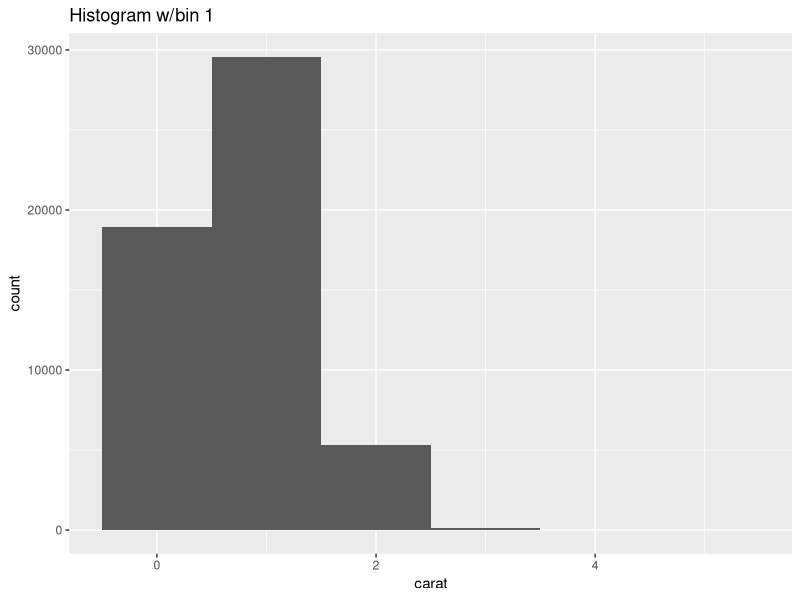
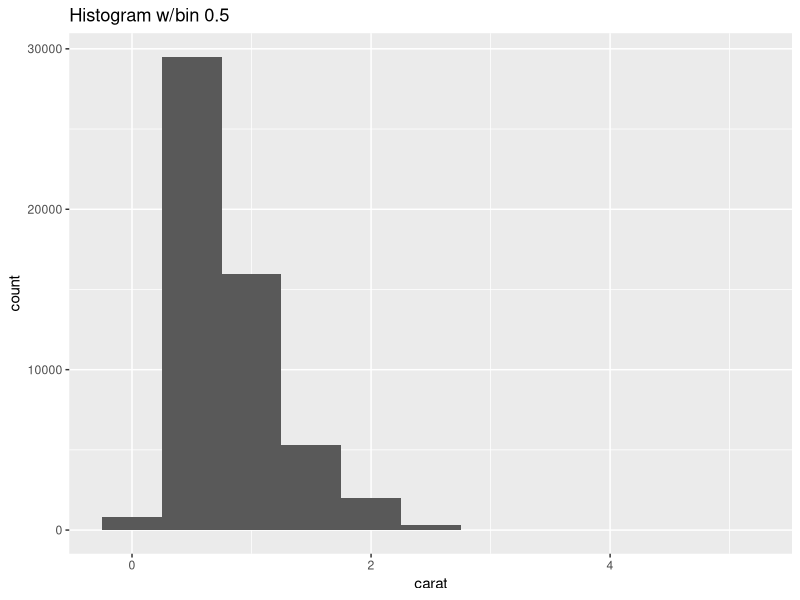
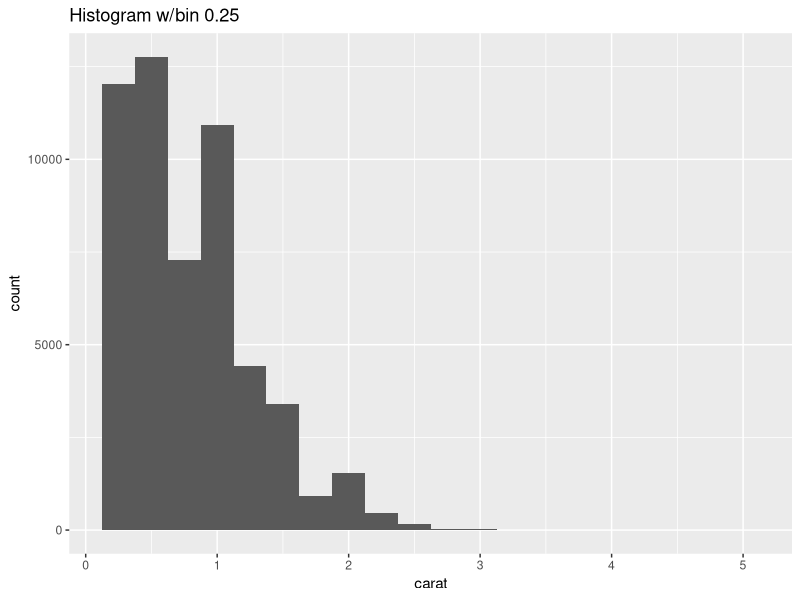
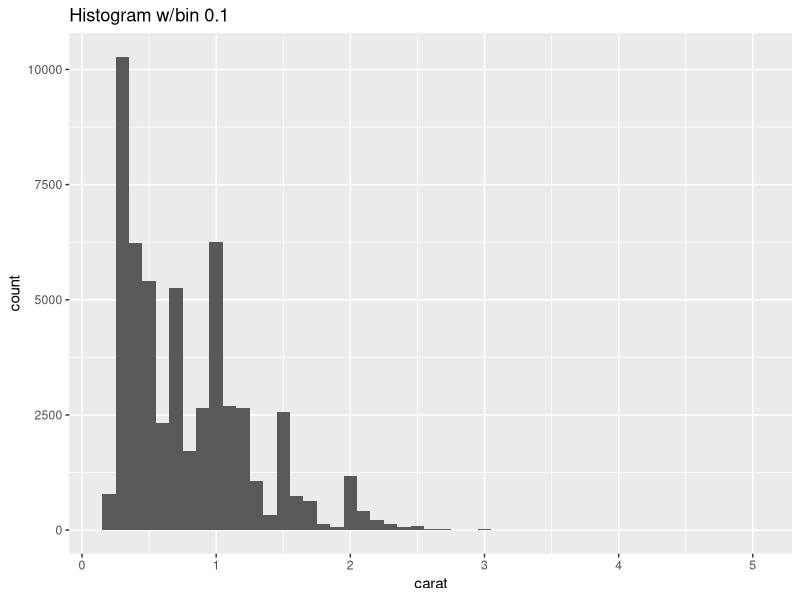
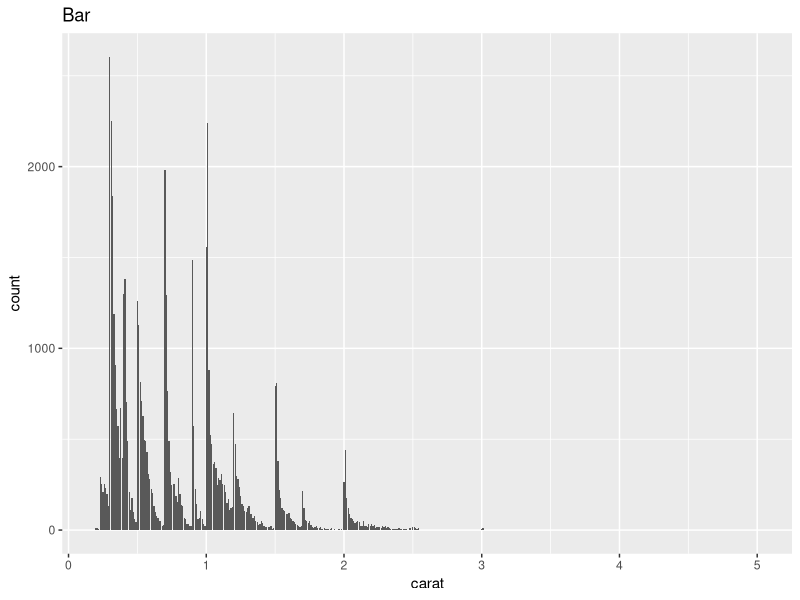
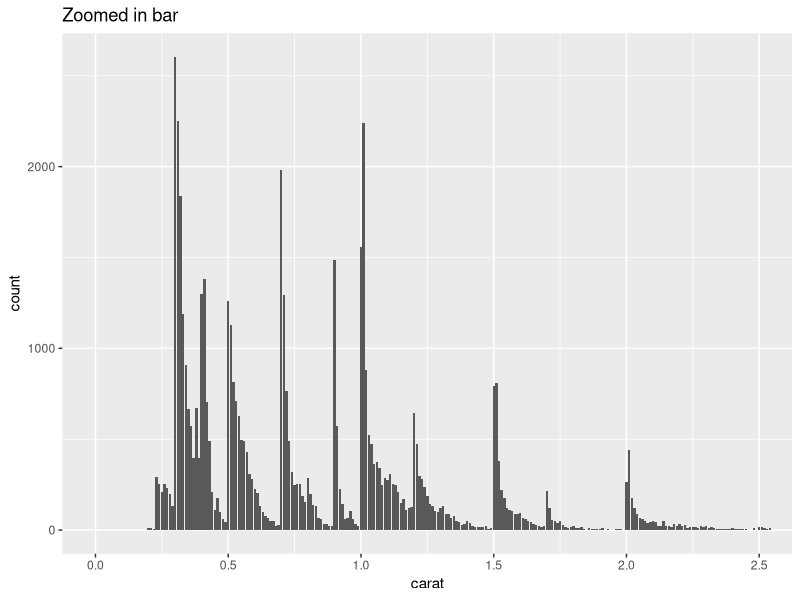
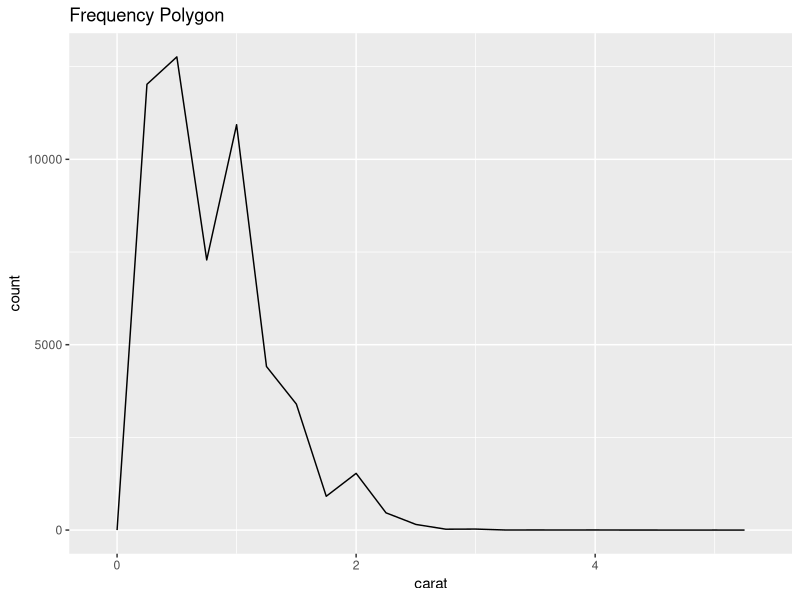
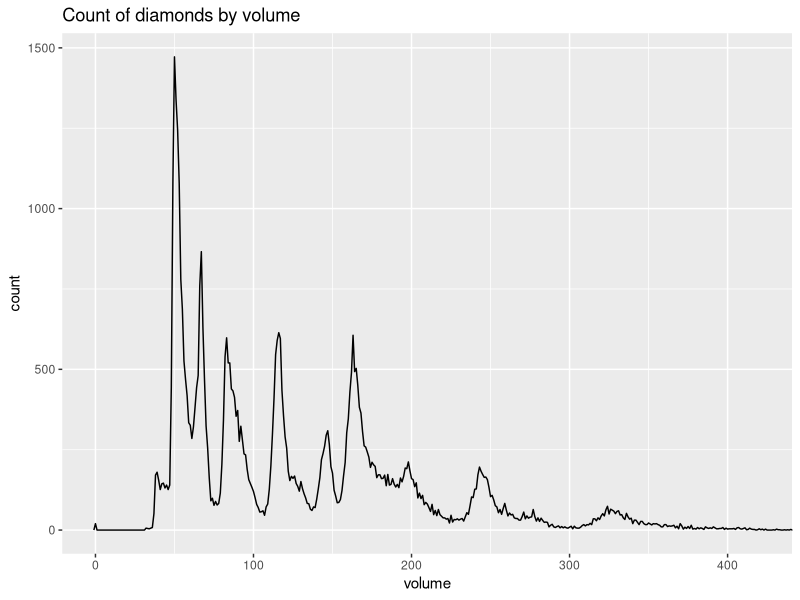

Recreate these plots in R, in order.
## ---- chunk 1
knitr::opts_chunk$set(echo = TRUE)
## ---- chunk 2
library(tidyverse)
library(dplyr)
attach(diamonds)
## ---- chunk 3
str(diamonds)
?diamonds
## ---- chunk 4
ggplot(diamonds) + 
  geom_histogram(aes(x = carat), binwidth = 1) +
  ggtitle("Histogram w/bin 1")

ggplot(diamonds) + 
  geom_histogram(aes(x = carat), binwidth = 0.5) +
  ggtitle("Histogram w/bin 0.5")

ggplot(diamonds) + 
  geom_histogram(aes(x = carat), binwidth = 0.25) +
  ggtitle("Histogram w/bin 0.25")

ggplot(diamonds) + 
  geom_histogram(aes(x = carat), binwidth = 0.1) +
  ggtitle("Histogram w/bin 0.1")

ggplot(diamonds) + 
  geom_bar(aes(x = carat)) +
  ggtitle("Bar")

# same as the previous bar graph, just cut off to see the data better
ggplot(diamonds) + 
  geom_bar(aes(x = carat)) +
  coord_cartesian(xlim = c(0, 2.5)) +
  ggtitle("Zoomed in bar")

ggplot(diamonds) + 
  geom_freqpoly(aes(x = carat), binwidth = .25) +
  ggtitle("Frequency Polygon")


# Looking at the volume of diamonds, cuts off at 420 cm^3 since the graph isn't
# that interesting beyond that
diamonds %>% mutate(volume = (x * y * z)) %>% 
  ggplot() + 
  geom_freqpoly(aes(x = volume), binwidth = 1) +
  coord_cartesian(xlim = c(0, 420)) +
  ggtitle("Count of diamonds by volume")
## ---- chunk 5
ggplot(diamonds) + 
  geom_bar(aes(x = cut, fill = clarity), position = "dodge") +
  ggtitle("Count of Clarity based off Count")

ggplot(diamonds) + 
  geom_histogram(aes(x = carat, fill = cut), position = "dodge", binwidth = 0.25) +
  coord_cartesian(xlim = c(0, 2.5)) +
  ggtitle("Count of Cut based off Carat")

ggplot(diamonds) + 
  geom_histogram(aes(x = carat, fill = clarity), position = "dodge", binwidth = 0.25) +
  coord_cartesian(xlim = c(0, 2.5)) +
  ggtitle("Count of Clarity based off Carat")

ggplot(diamonds) + 
  geom_hex(aes(x = clarity, y = carat, fill = cut))

ggplot(diamonds) +
  geom_boxplot(aes(y = carat, x = clarity)) + facet_grid(~cut) +
  ggtitle("Boxplot view carat by clarity seperated by cut")

# same as above, just flipped
ggplot(diamonds) +
  geom_boxplot(aes(x = carat, y = clarity)) + facet_grid(~cut) +
  ggtitle("Boxplot view carat by clarity seperated by cut")

# might use
#diamonds %>%
#  group_by(cut) %>%
#  summarize(avg_carat = mean(carat, na.rm = TRUE))
  
## ---- chunk 6
ggplot(diamonds) +
  geom_smooth(aes(x = x, y = y)) +
  ggtitle("x vs y")

ggplot(diamonds) +
  geom_smooth(aes(x = x, y = z)) +
  ggtitle("x vs z")

ggplot(diamonds) +
  geom_smooth(aes(x = z, y = y)) +
  ggtitle("z vs y")
## ---- chunk 7
ggplot(diamonds) +
  geom_point(aes(y = price, x = carat, color = cut))

ggplot(diamonds) +
  geom_histogram(aes(y = price), binwidth = 1) +
  ggtitle("binwidth = 1")

ggplot(diamonds) +
  geom_histogram(aes(y = price), binwidth = 50) +
  ggtitle("binwidth = 50")

ggplot(diamonds) +
  geom_histogram(aes(y = price), binwidth = 100) +
  ggtitle("binwidth = 100")

ggplot(diamonds) +
  geom_histogram(aes(y = price), binwidth = 250) +
  ggtitle("binwidth = 250")

ggplot(diamonds) +
  geom_histogram(aes(y = price), binwidth = 250) +
  ggtitle("binwidth = 250, zoomed") +
  coord_cartesian(ylim = c(0, 2500))

ggplot(diamonds) +
  geom_histogram(aes(y = price), binwidth = 500) +
  ggtitle("binwidth = 500")

ggplot(diamonds) +
  geom_histogram(aes(y = price), binwidth = 1000) +
  ggtitle("binwidth = 1000")
## ---- chunk 8
diamonds %>% filter(carat == 0.99 | carat == 1) %>% group_by(carat) %>% summarize(num = n())

diamonds %>%
  filter(carat == 0.99 | carat == 1) %>%
  group_by(carat) %>%
  summarize(count = n()) %>%
  ggplot() + geom_col(aes(x = carat, y = count))

## ---- chunk 9
# added fill just to make it pretty
ggplot(diamonds) +
  geom_violin(aes(x = carat, y = cut, fill = cut))

ggplot(diamonds) + 
  geom_histogram(aes(x = carat, fill = cut), binwidth = 0.25) +
  facet_grid(~cut)

ggplot(diamonds) +
  geom_freqpoly(aes(x = carat, color = cut), binwidth = 0.25)
## ---- chunk 10
ggplot(diamonds) +
  geom_point(aes(x = carat, y = price)) +
  geom_smooth(aes(x = carat, y = price), se = FALSE, color = "red")

ggplot(diamonds) +
  geom_point(aes(x = carat, y = price, color = cut)) +
  geom_smooth(aes(x = carat, y = price), se = FALSE)
## ---- chunk 11
ggplot(diamonds) +
  geom_point(aes(x = carat, y = price, color = cut))

ggplot(diamonds) +
  geom_point(aes(x = carat, y = price, color = cut)) +
  facet_grid(~cut)

ggplot(diamonds) +
  geom_point(aes(y = carat, x = price, color = cut)) +
  facet_grid(~cut)

ggplot(diamonds) +
  geom_smooth(aes(x = carat, y = price, color = cut), se = FALSE)
